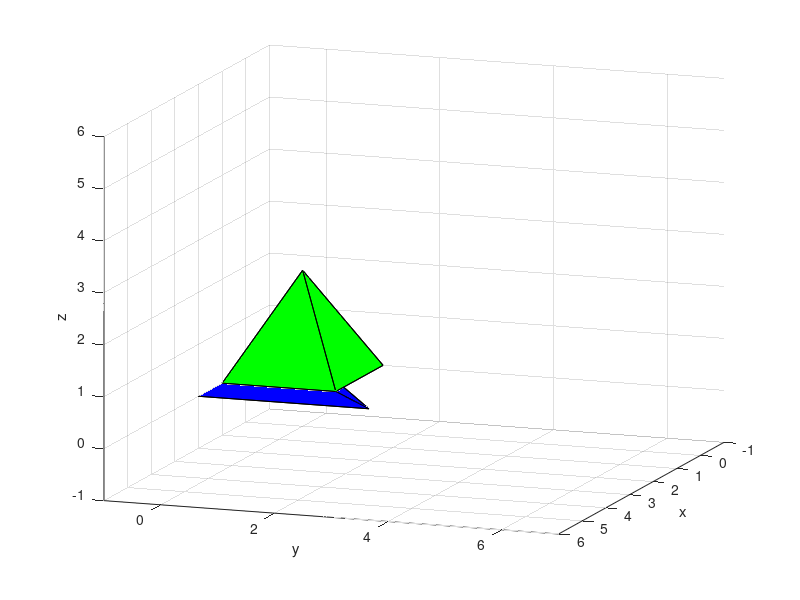

Write the MATLAB code that produced this figure. (Note: this script raises an error after producing the figure.)
clc; clear all; close all

points=[
1 -1 0 %point 1
1 1 0 %point 2
-1 1 0 %point 3
-1 -1 0 %point 4
0 0 2 ];

points2=[
2 -2 0 %point 1
2 2 0 %point 2
-2 -1 0 %point 3
-2 2 0 %point 4
0 0 0 ];

% homogeneous version for
% transformations
hpoints=[points';ones(1,size(points,1))];
hpoints2=[points2';ones(1,size(points,1))];
%definition of faces
Faces1 = [
1 2 5 5 %face1
2 3 5 5 %face2
3 4 5 5 %face3
4 1 5 5 %face4
1 2 3 4 %face5
];
%simple color index to
%paint the faces
fColor= [ 1 2 3 4 5 ]';

    h=patch('Vertices', hpoints(1:3,:)', 'Faces', Faces1, 'Facecolor', 'g');
    h2=patch('Vertices', hpoints2(1:3,:)', 'Faces', Faces1, 'Facecolor', 'b');
    
    grid on; axis on; hold on;
    xlabel('x'); ylabel('y'); zlabel('z')
    axis([-1 6 -1 7 -1 6])
    view(110, 15)

    NN=10;

    T(:,:,:,1)=mtrans(0,0,linspace(0, 5, NN));
    T(:,:,:,2)=mtrans(0, linspace(0,6,NN),0);
    


    order=[0 0];
    Tcurr=eye(4,4);
        Tcurr2=eye(4,4);
    
        m = size(T,3);

        % for i = 1:m 
        % % manimate(h, hpoints, Tcurr, T(:,:,:,n), order(n));
        % % manimate(h2, hpoints2, Tcurr2, T(:,:,:,n), order(n));
        %     TT = T(:,:,:,n)*Tcurr;   
        % 
        % end
      for i = 1:size(T,4)  
       for n=1:m

             TT=T(:,:,n,i)*Tcurr;
             TT2=T(:,:,n,i) * Tcurr2;

             Pn=TT*hpoints;
             Pn2 = TT*hpoints2;

             set(h, 'Vertices', Pn(1:3,:)')
             set(h2, 'Vertices', Pn2(1:3,:)')
             pause(0.05)
       end
      end
       
        
    